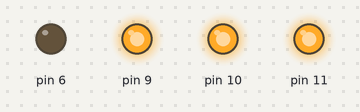
A sketch run on a simulated Arduino Uno, built with avr-gcc and run on an emulated ATmega328P. Parts: output pins drawn as LEDs (lit = HIGH).

Above: at 0.05 s.
Timing chart, 0 to 4.8 s (numbered marks = the images above):
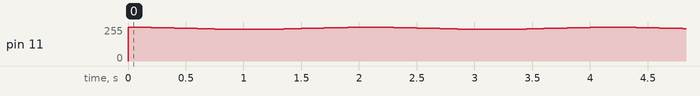

The sketch:

DeskControl.ino
```cpp
// (licence header left out)
#include <DeskComms.h>
#include <LiquidCrystal.h>
DeskComms deskComms(7,6);

//comment out for full brightness LED.
#define DIMLIGHT 1

#ifdef DIMLIGHT
#define MAX_ANALOG_VAL 255
#define MIN_ANALOG_VAL 240
#define FADE_INTERVAL 50
#else
#define MIN_ANALOG_VAL 0
#define MAX_ANALOG_VAL 255
#define FADE_INTERVAL 5
#endif

void rgbFadeToColour(int fromColour, int toColour) {
	// if pin == -1
	int toPin = 9 + toColour;
	int fromPin = 9 + fromColour;
	if (fromColour >= 0 && toColour >= 0) {
		int i, j;
		for (i = MIN_ANALOG_VAL, j = MAX_ANALOG_VAL; j >= MIN_ANALOG_VAL; i++, j--) {
			analogWrite(fromPin, i);
			analogWrite(toPin, j);
			delay(FADE_INTERVAL);
		}
		return;
	} else if (fromColour < 0) {
		for (int i = MAX_ANALOG_VAL; i >= MIN_ANALOG_VAL; i--) {
			analogWrite(toPin, i);
			delay(FADE_INTERVAL);
		}
	} else if (toColour < 0) {
		for (int i = MIN_ANALOG_VAL; i <= MAX_ANALOG_VAL; i++) {
			analogWrite(fromPin, i);
			delay(FADE_INTERVAL);
		}
	}
}

void pulseColour(int colour) {
	rgbFadeToColour(-1, colour);
	delay(500);
	rgbFadeToColour(colour, -1);
}

void setup() {
	// put your setup code here, to run once:
	Serial.begin(9600);
	deskComms.begin();
	pinMode(9, OUTPUT);
	pinMode(10, OUTPUT);
	pinMode(11, OUTPUT);
	digitalWrite(9, HIGH); // red
	digitalWrite(10, HIGH); // green
	digitalWrite(11, HIGH); // blue
}

bool connected = false;
long times = 0;

void loop() {
	// put your main code here, to run repeatedly:
	if (!connected) {
		pulseColour(2);
	} else if (times > 0) {
		times++;
		if (times >= 1000000) {
			times = 0;
			rgbFadeToColour(1, -1);
		}
	}
	if (Serial.available() > 0) {
		byte bytes[3];
		Serial.readBytes(bytes, 3);
		if (bytes[0] == 0x99 && bytes[1] == 0x61) {
			connected = true;
			rgbFadeToColour(-1, 1);
			times = 1;
		} else if (bytes[0] == 0x90 || bytes[0] == 0x80) {
			//0x90 0x00 0x09
			// command, bank, channel
			// on, yellow bank, channel 9
			if (bytes[0]==0x90) {
				deskComms.toggleLightChannel((MasterColour)bytes[1], bytes[2], true);
			} else {
				deskComms.toggleLightChannel((MasterColour)bytes[1], bytes[2], false);
			}
		}
	}
}
```

DeskComms.cpp
```cpp
// (licence header left out)
#include "DeskComms.h"
#include <arduino.h>

DeskComms::DeskComms(int rxPin, int txPin) : _midiPort (rxPin, txPin) {
	_txPin = txPin;
	_rxPin = rxPin;
}

void DeskComms::begin() {
	pinMode(_txPin, OUTPUT);
	_midiPort.begin(31250);
}

// Remember - pressing the flash button below a fader turns the light on
// even if the masters are turned down.
void DeskComms::toggleLightChannel(MasterColour master, int channel, bool state) {
	switch (master) {
		case YELLOW:
			if (state) // 0x91 is yellow bank, 0x92 is red bank
				_midiPort.write(0x91); // 0x9* is note on
			else
				_midiPort.write(0x81); // 0x8* is note off
			break;
		case RED:
			if (state) // 0x91 is yellow bank, 0x92 is red bank
				_midiPort.write(0x92); // 0x9* is note on
			else
				_midiPort.write(0x82); // 0x8* is note off
			break;
		default:
			return;
	}
	if (channel <= 0 || channel > 36)
		return;
	_midiPort.write(channel+47); // 31-54 is channels 1-36 +48
	_midiPort.write(0x7f); // TODO: check if using values other than 0x7f control brightness
}
```

DeskComms.h
```cpp
// (licence header left out)
#include <SoftwareSerial.h>

#ifndef DeskComms_h
#define DeskComms_h

enum MasterColour { YELLOW, RED };

class DeskComms
{
	public:
		DeskComms(int rxPin, int txPin);
		void begin();
		bool readLightChannel(MasterColour master, int channel);
		void toggleLightChannel(MasterColour master, int channel, bool state);
	private:
		SoftwareSerial _midiPort;
		int _txPin;
		int _rxPin;
};

#endif
```
